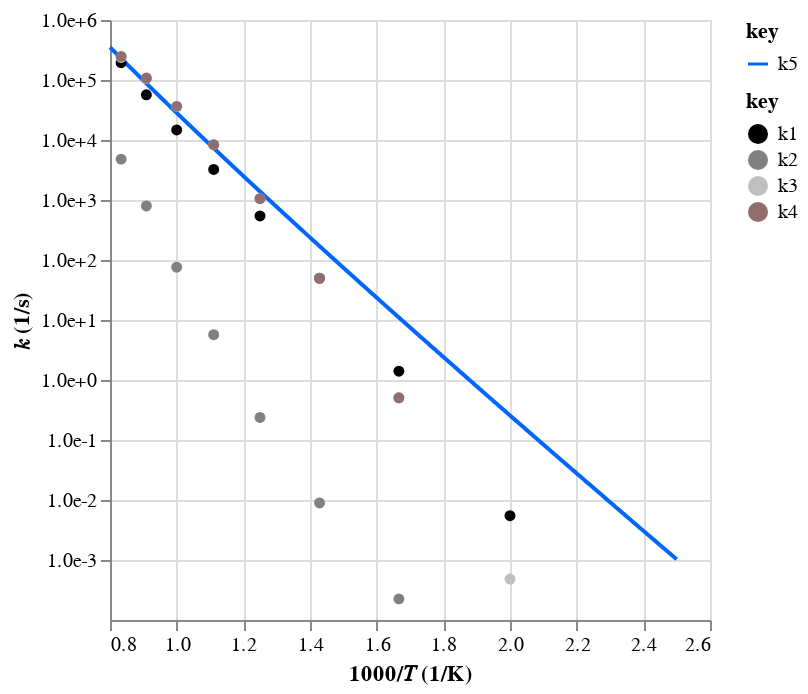

Here is the notebook cell this chart was saved with:
### Code cell
# S(725)r0 = S(734)r1 (ring-open => HO2)
open_ho2_mess_out_well = r"""
W4->W11

P\T           500       600       700       800       900     1e+03   1.1e+03   1.2e+03   1.3e+03   1.4e+03   1.5e+03   1.6e+03   1.7e+03   1.8e+03   1.9e+03     2e+03
0.1      0.000874    0.0979      1.87      16.7       115       668   3.3e+03  1.55e+04  6.81e+04  2.65e+05   8.6e+05  2.49e+06   5.8e+06  1.18e+07  2.26e+07   3.8e+07
1         0.00547       1.4      49.9       543  3.23e+03  1.47e+04  5.66e+04  1.94e+05  5.76e+05  1.56e+06  3.79e+06  8.83e+06  1.86e+07  3.59e+07  6.63e+07  1.08e+08
10        0.00767      2.85       172  3.02e+03  2.35e+04  1.11e+05  3.89e+05  1.17e+06  3.02e+06   7.1e+06  1.48e+07  2.91e+07  5.45e+07  9.54e+07  1.63e+08  2.55e+08
100       0.00799      3.22       233   5.5e+03   5.9e+04  3.56e+05  1.43e+06  4.36e+06  1.09e+07   2.4e+07  4.68e+07  8.51e+07   1.5e+08  2.46e+08  3.91e+08  5.79e+08
O-O       0.00806      3.28       245  6.32e+03  7.97e+04  6.07e+05  3.21e+06  1.28e+07  4.16e+07  1.14e+08  2.72e+08  5.85e+08  1.15e+09  2.09e+09  3.57e+09  5.78e+09
"""
open_ho2_mess_out_fake = r"""
W4->W19

P\T           500       600       700       800       900     1e+03   1.1e+03   1.2e+03   1.3e+03   1.4e+03   1.5e+03   1.6e+03   1.7e+03   1.8e+03   1.9e+03     2e+03
0.1     -2.37e-08  3.24e-06  0.000164   0.00311     0.085       1.5      20.4       159  1.08e+03  5.57e+03  2.34e+04  9.46e+04  2.53e+05  6.86e+05  1.72e+06  3.85e+06
1       -4.94e-06  0.000225   0.00893     0.238      5.68      75.9       795   4.8e+03  2.41e+04  9.12e+04  2.67e+05  6.95e+05  1.37e+06  2.89e+06  6.04e+06  1.21e+07
10       7.55e-05   0.00294    0.0261      1.91      72.6  1.08e+03  1.02e+04  5.53e+04  2.44e+05  8.32e+05  2.19e+06  4.95e+06  8.75e+06  1.53e+07  2.53e+07  4.12e+07
100       5.8e-05   -0.0118    -0.123      7.78       337   5.8e+03  5.72e+04   3.3e+05  1.42e+06  4.63e+06  1.18e+07  2.55e+07  4.52e+07  7.63e+07  1.19e+08   1.8e+08
O-O           ***       ***       ***       ***       ***       ***       ***       ***       ***       ***       ***       ***       ***       ***       ***       ***
"""
open_ho2_mess_out_skip = r"""
W4->P8

P\T           500       600       700       800       900     1e+03   1.1e+03   1.2e+03   1.3e+03   1.4e+03   1.5e+03   1.6e+03   1.7e+03   1.8e+03   1.9e+03     2e+03
0.1      0.000214    0.0737      2.72      29.1       154       573   1.8e+03  5.11e+03  1.37e+04  3.21e+04  6.96e+04  1.51e+05  2.67e+05  4.52e+05  8.07e+05   1.2e+06
1        0.000481     0.505      49.4  1.05e+03  8.36e+03  3.62e+04  1.06e+05  2.38e+05  4.59e+05  7.59e+05  1.15e+06  1.69e+06  2.14e+06  2.77e+06  3.74e+06   4.7e+06
10       9.97e-05     0.212      45.4  2.08e+03  3.19e+04   2.3e+05  9.72e+05  2.76e+06  5.92e+06  1.01e+07  1.48e+07  1.93e+07  2.18e+07  2.36e+07  2.49e+07  2.48e+07
100      7.73e-06    0.0288      8.76       645  1.67e+04  1.97e+05  1.29e+06  5.44e+06  1.63e+07  3.69e+07  6.81e+07  1.06e+08   1.4e+08  1.69e+08  1.88e+08  1.94e+08
O-O           ***       ***       ***       ***       ***       ***       ***       ***       ***       ***       ***       ***       ***       ***       ***       ***
"""
open_ho2_rxn_well = ac.rate.from_mess_channel_output(open_ho2_mess_out_well)
open_ho2_rxn_fake = ac.rate.from_mess_channel_output(open_ho2_mess_out_fake)
open_ho2_rxn_skip = ac.rate.from_mess_channel_output(open_ho2_mess_out_skip)
open_ho2_rxn_data = open_ho2_rxn_fake + open_ho2_rxn_fake + open_ho2_rxn_skip
open_ho2_rxn_fit = ac.rate.fit_plog(open_ho2_rxn_data)
ac.rate.display(
    [
        open_ho2_rxn_well,
        open_ho2_rxn_fake,
        open_ho2_rxn_skip,
        open_ho2_rxn_data,
        open_ho2_rxn_fit,
    ]
)

### Figure 1 — Vega-Lite specification as saved in the notebook (floating-point values rounded to 4 significant figures; data arrays with more than 128 entries replaced by an {"elided": "..."} marker saying what was removed)
{"config": {"view": {"continuousWidth": 300, "continuousHeight": 300}}, "layer": [{"data": {"name": "data-dc4e4acabda3dd2972c22463a809ab04"}, "mark": {"type": "line"}, "encoding": {"color": {"field": "key", "scale": {"domain": ["k5"], "range": ["#0066ff"]}, "type": "nominal"}, "x": {"field": "x", "scale": {"zero": false}, "title": "1000/𝑇 (1/K)", "type": "quantitative"}, "y": {"axis": {"format": ".1e", "values": [0.001, 0.01, 0.1, 1, 10, 100, 1000, 10000, 100000, 1000000, 10000000]}, "field": "value", "scale": {"type": "log"}, "title": "𝑘 (1/s)", "type": "quantitative"}}, "transform": [{"fold": ["k5"]}]}, {"data": {"name": "data-14ed2c2c7f4746b6f429dc27e1ab1b74"}, "mark": {"type": "point", "filled": true, "opacity": 1}, "encoding": {"color": {"field": "key", "scale": {"domain": ["k1", "k2", "k3", "k4"], "range": ["#000000", "#808080ff", "#bfbfbfff", "#916e6e"]}, "type": "nominal"}, "x": {"field": "x", "scale": {"zero": false}, "title": "1000/𝑇 (1/K)", "type": "quantitative"}, "y": {"axis": {"format": ".1e", "values": [0.0001, 0.001, 0.01, 0.1, 1, 10, 100, 1000, 10000, 100000, 1000000]}, "field": "value", "scale": {"type": "log"}, "title": "𝑘 (1/s)", "type": "quantitative"}}, "transform": [{"fold": ["k1", "k2", "k3", "k4"]}]}], "resolve": {"scale": {"color": "independent"}}, "$schema": "https://vega.github.io/schema/vega-lite/v5.20.1.json", "datasets": {"data-dc4e4acabda3dd2972c22463a809ab04": {"elided": "1000 records"}, "data-14ed2c2c7f4746b6f429dc27e1ab1b74": [{"x": 2.0, "k1": 0.00547, "k2": null, "k3": 0.000481, "k4": null}, {"x": 1.667, "k1": 1.4, "k2": 0.000225, "k3": 0.505, "k4": 0.5054}, {"x": 1.429, "k1": 49.9, "k2": 0.00893, "k3": 49.4, "k4": 49.42}, {"x": 1.25, "k1": 543.0, "k2": 0.238, "k3": 1050.0, "k4": 1050.0}, {"x": 1.111, "k1": 3230.0, "k2": 5.68, "k3": 8360.0, "k4": 8371.0}, {"x": 1.0, "k1": 14700.0, "k2": 75.9, "k3": 36200.0, "k4": 36350.0}, {"x": 0.9091, "k1": 56600.0, "k2": 795.0, "k3": 106000.0, "k4": 107600.0}, {"x": 0.8333, "k1": 194000.0, "k2": 4800.0, "k3": 238000.0, "k4": 247600.0}]}}
